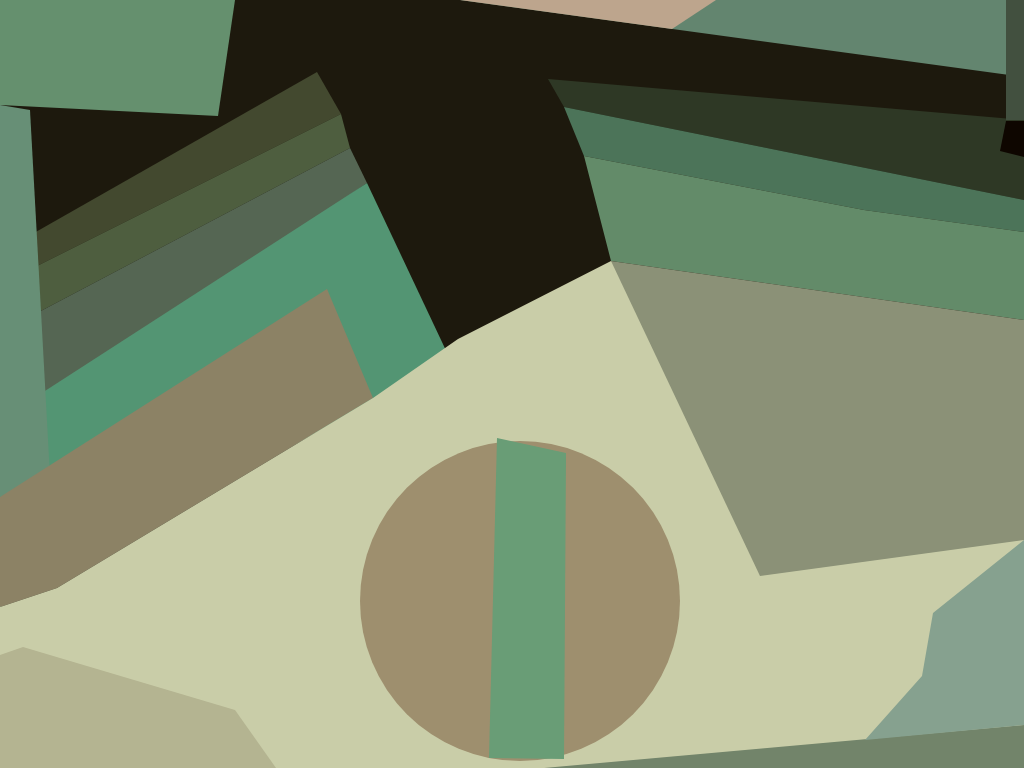
Frame 1 (no input)
Frame 60 (no input): identical to frame 1, image omitted
Frame 120 (the mouse pressed at the canvas centre since frame 60): identical to frame 1, image omitted

The p5.js sketch that drew this single still picture (run headless with seeded random() and noise() and a simulated clock; from frame 60 on, the mouse is pressed at the canvas centre):

// p5.js sketch
// ── sketch.js
function setup() {
  createCanvas(1024, 768);
  background(29, 25, 13);

  noStroke();

  fill(101, 144, 110);
  quad(0, 0, 235, 0, 218, 116, 0, 105);

  fill(67, 73, 47);
  quad(34, 233, 317, 72, 341, 114, 35, 267);

  fill(78, 94, 63);
  quad(35, 267, 341, 114, 350, 148, 37, 313);

  fill(85, 102, 83);
  quad(37, 313, 350, 148, 367, 183, 40, 410);

  fill("#539573");
  quad(0, 420, 367, 183, 450, 359, 0, 607);

  fill(103, 143, 118);
  quad(0, 105, 30, 110, 50, 476, 0, 497);

  fill("#8c8265");
  beginShape();
  vertex(0, 497);
  vertex(327, 289);
  vertex(373, 398);
  vertex(57, 588);
  vertex(0, 607);
  endShape();

  fill("#c9cda8");
  beginShape();
  vertex(0, 607);
  vertex(57, 588);
  vertex(373, 398);
  vertex(458, 339);
  vertex(611, 261);
  // vertex(760, 576);
  vertex(1024, 540);
  vertex(1024, 768);
  vertex(0, 768);
  endShape();

  fill("#b4b491");
  beginShape();
  vertex(0, 655);
  vertex(23, 647);
  vertex(235, 710);
  vertex(276, 768);
  vertex(0, 768);
  endShape();

  fill("#9e8f6e");
  ellipse(520, 601, 320);

  fill("#699d76");
  quad(497, 438, 566, 453, 564, 759, 489, 758);

  fill("#72846a");
  triangle(544, 768, 1024, 725, 1024, 768);

  fill("#63856f");
  triangle(460, 0, 1024, 0, 1024, 77);

  fill("#bda58d");
  triangle(460, 0, 716, 0, 672, 29);

  fill("#2e3825");
  quad(548, 79, 1024, 120, 1024, 200, 564, 107);

  fill("#4c7459");
  beginShape();
  vertex(564, 107);
  vertex(1024, 200);
  vertex(1024, 232);
  vertex(864, 210);
  vertex(584, 156);
  endShape();

  fill("#638b69");
  beginShape();
  vertex(584, 156);
  vertex(864, 210);
  vertex(1024, 232);
  vertex(1024, 320);
  vertex(611, 261);
  endShape();

  fill("#8b9177");
  quad(611, 261, 1024, 320, 1024, 540, 760, 576);

  fill("#42503f");
  quad(1006, 0, 1024, 0, 1024, 120, 1006, 120);

  fill("#0e0600");
  quad(1006, 121, 1024, 121, 1024, 157, 1000, 151);

  fill("#86a18f");
  beginShape();
  vertex(1024, 540);
  vertex(933, 613);
  vertex(922, 676);
  vertex(865, 740);
  vertex(1024, 725);
  endShape();
}

function draw() {}
